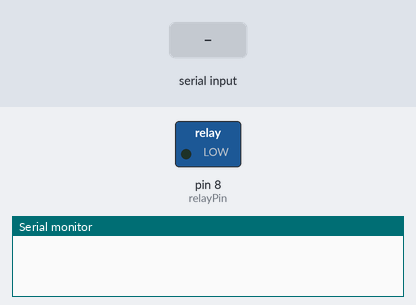
Recording of a sketch running on a simulated Arduino Uno, built with avr-gcc and run on an emulated ATmega328P. Parts: switched loads named in the sketch (green lamp = pin HIGH), the last lines printed to the serial monitor. Inputs (shaded band) come from the test bench.

Above: at 1.2 s.
1.3 s: "empty\n" received over the second serial link
At 1.8 s:
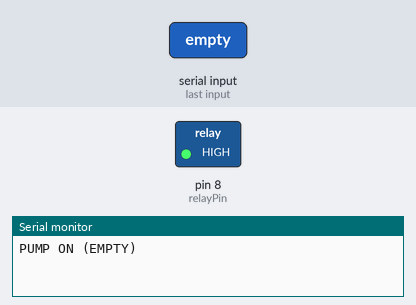
2.8 s: "full\n" received over the second serial link
At 4.2 s:
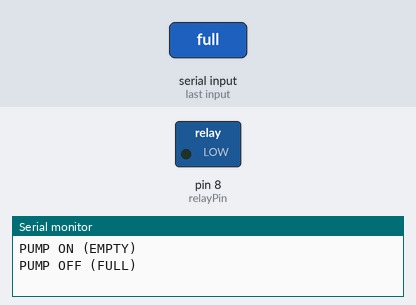
Timing chart, 0 to 5.8 s (numbered marks = the images above; inputs shaded):
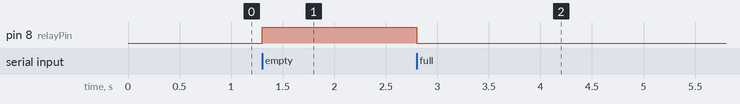

Measured:
- after the input at 1.3 s, pin 8 (relayPin): LOW → HIGH at once
- after the input at 2.8 s, pin 8 (relayPin): HIGH → LOW at once

The sketch:

Receiver.ino
```cpp
#include <SoftwareSerial.h>
SoftwareSerial hc12(2, 3);

const int relayPin = 8;

String buffer = "";
String lastState = "";

void setup() {
  Serial.begin(9600);
  hc12.begin(9600);

  pinMode(relayPin, OUTPUT);
  digitalWrite(relayPin, LOW);
}

void loop() {

  while (hc12.available()) {
    char c = hc12.read();

    if (c == '\n' || c == '\r') {

      buffer.trim();

      if (buffer == "empty") {
        if (lastState != "empty") {
          digitalWrite(relayPin, HIGH);
          lastState = "empty";
          Serial.println("PUMP ON (EMPTY)");
        }
      }

      if (buffer == "full") {
        if (lastState != "full") {
          digitalWrite(relayPin, LOW);
          lastState = "full";
          Serial.println("PUMP OFF (FULL)");
        }
      }

      buffer = "";
    } else {
      buffer += c;
    }
  }

}
```
